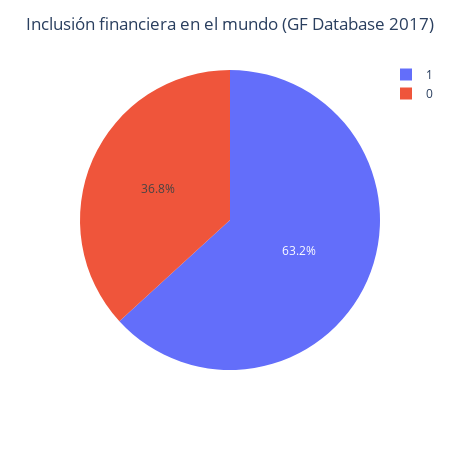

Here is the notebook cell this chart was saved with:
### Code cell
df.pivot_table(columns='inclusion_financiera', aggfunc='size')
fig = px.pie(df, names= 'inclusion_financiera')
fig.update_layout(title_text="Inclusión financiera en el mundo (GF Database 2017)", title_x=0.5, autosize=False,
    width=460,
    height=460)
fig.show()
# 1= incluido financieramente, 0 = no incluido

### Figure 1 — Plotly figure (JSON) as saved in the notebook; plotly's stock layout.template omitted (floating-point values rounded to 4 significant figures; data arrays with more than 128 entries replaced by an {"elided": "..."} marker saying what was removed)
{"data": [{"domain": {"x": [0, 1], "y": [0, 1]}, "hovertemplate": "inclusion_financiera=%{label}<extra></extra>", "labels": {"elided": "151478 int values"}, "legendgroup": "", "name": "", "showlegend": true, "type": "pie"}], "layout": {"autosize": false, "height": 460, "legend": {"tracegroupgap": 0}, "margin": {"t": 60}, "title": {"text": "Inclusión financiera en el mundo (GF Database 2017)", "x": 0.5}, "width": 460}}
